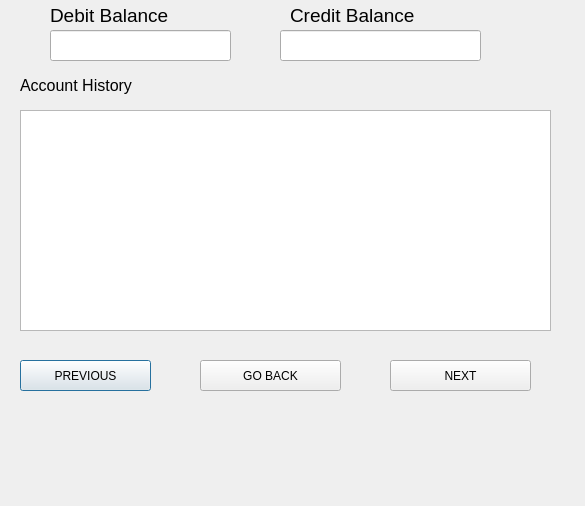
<?xml version="1.0" encoding="UTF-8"?>
<ui version="4.0">
 <class>DLL_History</class>
 <widget class="QDialog" name="DLL_History">
  <property name="geometry">
   <rect>
    <x>0</x>
    <y>0</y>
    <width>585</width>
    <height>506</height>
   </rect>
  </property>
  <property name="windowTitle">
   <string>Dialog</string>
  </property>
  <widget class="QPushButton" name="Previous">
   <property name="geometry">
    <rect>
     <x>20</x>
     <y>360</y>
     <width>131</width>
     <height>31</height>
    </rect>
   </property>
   <property name="text">
    <string>PREVIOUS</string>
   </property>
  </widget>
  <widget class="QPushButton" name="Next">
   <property name="geometry">
    <rect>
     <x>390</x>
     <y>360</y>
     <width>141</width>
     <height>31</height>
    </rect>
   </property>
   <property name="text">
    <string>NEXT</string>
   </property>
  </widget>
  <widget class="QLineEdit" name="Balance">
   <property name="geometry">
    <rect>
     <x>50</x>
     <y>30</y>
     <width>181</width>
     <height>31</height>
    </rect>
   </property>
  </widget>
  <widget class="QPushButton" name="Goback">
   <property name="geometry">
    <rect>
     <x>200</x>
     <y>360</y>
     <width>141</width>
     <height>31</height>
    </rect>
   </property>
   <property name="text">
    <string>GO BACK</string>
   </property>
  </widget>
  <widget class="QLabel" name="label">
   <property name="geometry">
    <rect>
     <x>50</x>
     <y>0</y>
     <width>191</width>
     <height>31</height>
    </rect>
   </property>
   <property name="font">
    <font>
     <pointsize>14</pointsize>
    </font>
   </property>
   <property name="text">
    <string>Debit Balance</string>
   </property>
  </widget>
  <widget class="QLabel" name="label_2">
   <property name="geometry">
    <rect>
     <x>20</x>
     <y>70</y>
     <width>221</width>
     <height>31</height>
    </rect>
   </property>
   <property name="font">
    <font>
     <pointsize>12</pointsize>
    </font>
   </property>
   <property name="text">
    <string>Account History</string>
   </property>
  </widget>
  <widget class="QTextEdit" name="history1">
   <property name="geometry">
    <rect>
     <x>20</x>
     <y>110</y>
     <width>531</width>
     <height>221</height>
    </rect>
   </property>
  </widget>
  <widget class="QLabel" name="label_3">
   <property name="geometry">
    <rect>
     <x>290</x>
     <y>0</y>
     <width>191</width>
     <height>31</height>
    </rect>
   </property>
   <property name="font">
    <font>
     <pointsize>14</pointsize>
    </font>
   </property>
   <property name="text">
    <string>Credit Balance</string>
   </property>
  </widget>
  <widget class="QLineEdit" name="Balance2">
   <property name="geometry">
    <rect>
     <x>280</x>
     <y>30</y>
     <width>201</width>
     <height>31</height>
    </rect>
   </property>
  </widget>
 </widget>
 <resources/>
 <connections/>
</ui>
